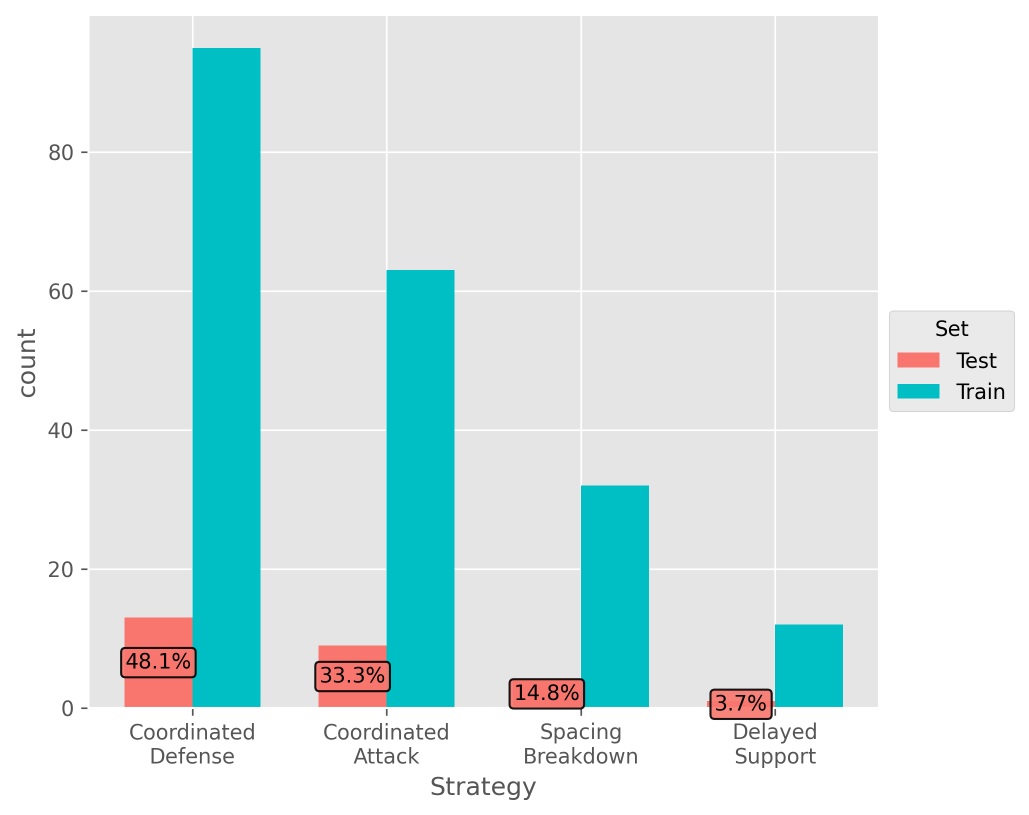
#> input picture train_test_split_chart.png, 2058 x 1630 px (shown at 1/2 size)
$ python -i court.py   (imports and definitions only)
#> lines starting #> are read from the running program, lines starting #| are printed output that depends on the picture; after the words box and inside, x2 and y2 are one past the last pixel; in counts of white or black regions, pixels touching at a corner belong together
#> further down, picture is the input picture: shape (1630, 2058, 3); mean B, G, R 230.4, 230, 210.3
"""
court.py – Coordinate calibration, dynamic homography, camera-motion
compensation and the court mask (spec §3).

Why a static pixel→cm mapping is wrong for broadcast video
----------------------------------------------------------
Broadcast cameras pan, tilt and zoom.  With a fixed homography, pure camera
motion is indistinguishable from player motion: a 2° pan adds a phantom
~100 cm/s to every track.  This module keeps the calibration LIVE:

  1. FRAME OF REFERENCE.  All positions are expressed on a flat, normalised
     1800 cm × 900 cm court plane (both half-courts; net at y = 450 cm).
     A 3×3 homography H maps pixels (u, v) to that plane:

         [x', y', w']ᵀ = H · [u, v, 1]ᵀ ;   X = x'/w' ,  Y = y'/w'

     H is exact for points ON the floor plane – which is why player position
     is taken at the FEET (features.foot_point), never the box centroid.

  2. HOW THE CORNER VALUES ARE OBTAINED.
     (a) Manual: the operator supplies the 4 pixel corners of the court
         (TL TR BR BL) once, e.g. read off a paused frame.  Best accuracy.
     (b) Automatic (--auto-court): every `refresh_every` frames the court is
         segmented by colour + contour analysis and reduced to a convex
         quadrilateral (approxPolyDP over the dominant floor region, an
         efficient equivalent of intersecting probabilistic-Hough boundary
         lines).  Detections must pass sanity checks (convexity, area ratio,
         landscape aspect) before they replace the current corners – a failed
         detection NEVER destroys a working calibration.

  3. CAMERA MOTION COMPENSATION (--cmc).  Between refreshes, sparse optical
     flow (Shi–Tomasi corners + pyramidal Lucas-Kanade) is tracked from frame
     to frame and a partial-affine camera model is fitted with RANSAC (player
     motion is rejected as outliers because the majority of features sit on
     the static background).  The affine warp is applied to the stored court
     corners, and H is recomputed – so the pixel→cm mapping follows the pan.

  4. BACKGROUND FALSE-POSITIVE ELIMINATION.  A binary polygon mask built from
     the corners drops every detection whose FOOT POINT lies outside the
     court (+margin): referees, bench, coaches and crowd never reach the
     tracker, protecting the 6-player matrix.
"""

from __future__ import annotations

import sys

import cv2
import numpy as np

COURT_W_CM = 1800.0
COURT_H_CM = 900.0
NET_Y_CM = COURT_H_CM / 2.0

# Destination quad on the normalised court plane (TL TR BR BL).
_DST = np.array(
    [[0, 0], [COURT_W_CM, 0], [COURT_W_CM, COURT_H_CM], [0, COURT_H_CM]],
    dtype=np.float32,
)


# [10 lines left out: function order_corners, not called in this run]


_HALF_DST = np.array(
    [[0, NET_Y_CM], [COURT_W_CM, NET_Y_CM],
     [COURT_W_CM, COURT_H_CM], [0, COURT_H_CM]], dtype=np.float32)


# [13 lines left out: function build_homography, not called in this run]


def detect_court_quad(frame: np.ndarray) -> np.ndarray | None:
    """
    Segment the dominant playing surface and reduce it to a 4-corner convex
    quadrilateral.  Returns (4,2) corners in TL,TR,BR,BL order, or None.

    Method: sample the court colour from the lower-central region (where the
    floor almost always is in a broadcast frame), threshold in HSV, clean with
    morphology, take the largest contour and approximate its convex hull down
    to 4 vertices.  All rejects return None – caller keeps its previous
    calibration.
    """
    h, w = frame.shape[:2]
#> h = 1630; w = 2058
    scale = 480.0 / max(w, 1)
#> scale = 0.233
    small = cv2.resize(frame, (int(w * scale), int(h * scale)))
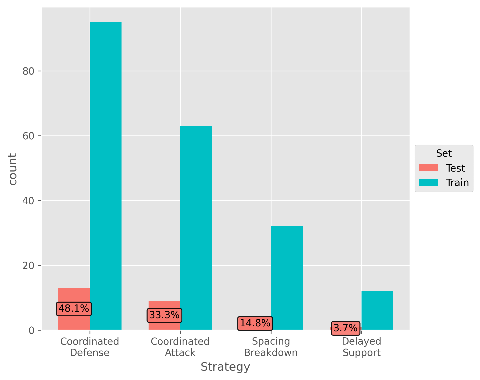
#> small: shape (380, 480, 3); mean B, G, R 230.4, 229.9, 210.1
    sh, sw = small.shape[:2]
#> sh = 380; sw = 480

    hsv = cv2.cvtColor(cv2.GaussianBlur(small, (5, 5), 0), cv2.COLOR_BGR2HSV)
#> hsv: shape (380, 480, 3); mean H, S, V 12.1, 31.4, 232.5

    # Sample floor colour from the lower-central patch.
    patch = hsv[int(sh * 0.55): int(sh * 0.9), int(sw * 0.3): int(sw * 0.7)]
#> patch: shape (133, 192, 3); mean H, S, V 29.3, 78.9, 219.4
    if patch.size == 0:
        return None
    med = np.median(patch.reshape(-1, 3), axis=0)
#> med = [0, 0, 229]
    lo = np.array([max(med[0] - 12, 0), max(med[1] - 70, 0), max(med[2] - 70, 0)])
#> lo = [0, 0, 159]
    hi = np.array([min(med[0] + 12, 179), min(med[1] + 70, 255), min(med[2] + 70, 255)])
#> hi = [12, 70, 255]
    mask = cv2.inRange(hsv, lo.astype(np.uint8), hi.astype(np.uint8))
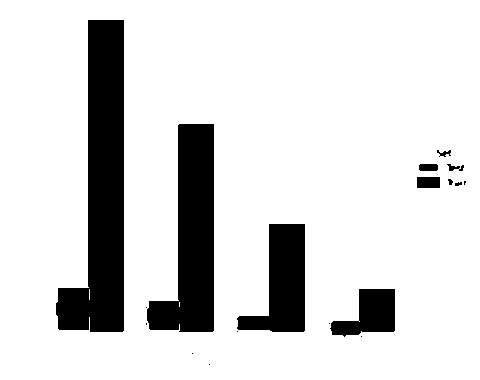
#> mask: shape (380, 480); 84.8% white; 18 black regions (8 under 20 px), largest, box (x1, y1, x2, y2) and area: (56, 20, 124, 332) 12487, (147, 124, 214, 332) 8338, (237, 224, 305, 332) 4320

    kernel = cv2.getStructuringElement(cv2.MORPH_ELLIPSE, (9, 9))
    mask = cv2.morphologyEx(mask, cv2.MORPH_CLOSE, kernel, iterations=2)
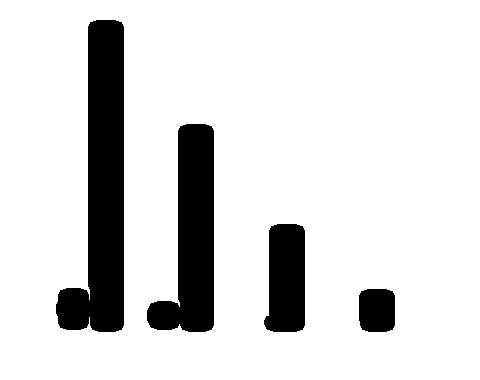
#> mask: shape (380, 480); 85.8% white; 4 black regions, box (x1, y1, x2, y2) and area: (56, 20, 124, 332) 12335, (147, 124, 214, 332) 8203, (264, 224, 305, 332) 3881, (359, 289, 395, 332) 1461
    mask = cv2.morphologyEx(mask, cv2.MORPH_OPEN, kernel, iterations=1)
#> mask: shape (380, 480); 85.8% white; 4 black regions, box (x1, y1, x2, y2) and area: (56, 20, 124, 332) 12382, (147, 124, 214, 332) 8229, (264, 224, 305, 332) 3883, (359, 289, 395, 332) 1461

    contours, _ = cv2.findContours(mask, cv2.RETR_EXTERNAL, cv2.CHAIN_APPROX_SIMPLE)
#> contours = [[[0, 0], [0, 379], [479, 379], [479, 0]]]
    if not contours:
        return None
    cnt = max(contours, key=cv2.contourArea)
#> cnt = [[0, 0], [0, 379], [479, 379], [479, 0]]
    area = cv2.contourArea(cnt)
#> area = 181541
    if area < 0.08 * sh * sw or area > 0.95 * sh * sw:
        return None

    hull = cv2.convexHull(cnt)
    quad = None
    for eps_frac in (0.02, 0.03, 0.05, 0.08):
        approx = cv2.approxPolyDP(hull, eps_frac * cv2.arcLength(hull, True), True)
        if len(approx) == 4:
            quad = approx.reshape(4, 2).astype(np.float32)
            break
    if quad is None:
        return None
    if not cv2.isContourConvex(quad.astype(np.int32)):
        return None

    corners = order_corners(quad) / scale     # back to full resolution

    # Sanity: landscape shape (court is wider than tall on screen).
    width_px = np.linalg.norm(corners[1] - corners[0])
    height_px = np.linalg.norm(corners[3] - corners[0])
    if width_px < height_px:
        return None
    return corners


class CameraMotionEstimator:
    """Frame-to-frame partial-affine camera model from sparse optical flow."""

    def __init__(self, max_features: int = 400) -> None:
        self._prev_gray: np.ndarray | None = None
        self._max_features = max_features

    def reset(self) -> None:
        self._prev_gray = None

    # [30 lines left out: function estimate, not called in this run]


class CourtCalibrator:
    """
    Stateful pixel→court calibration for one video.

    Modes (all combinable):
      * manual corners             – fixed H (classic behaviour)
      * auto=True                  – periodic court re-detection every
                                     `refresh_every` frames
      * cmc=True                   – per-frame camera-motion warp of the
                                     corners between (re)detections
      * neither corners nor auto   – linear fallback scaling, mask disabled

    Call `update(frame)` once per frame BEFORE converting coordinates.
    """

    # [47 lines left out: function __init__, not called in this run]

    # ------------------------------------------------------------------
    @property
    def calibrated(self) -> bool:
        return self.H is not None

    # [85 lines left out: functions update, set_auto_quad, pixel_to_court, in_court, filter_detections, court_mask and 1 more, not called in this run]


__all__ = [
    "COURT_W_CM", "COURT_H_CM", "NET_Y_CM",
    "order_corners", "build_homography", "detect_court_quad",
    "CameraMotionEstimator", "CourtCalibrator",
]

>>> import cv2
>>> picture = cv2.imread('../train_test_split_chart.png')
>>> result = detect_court_quad(picture)
